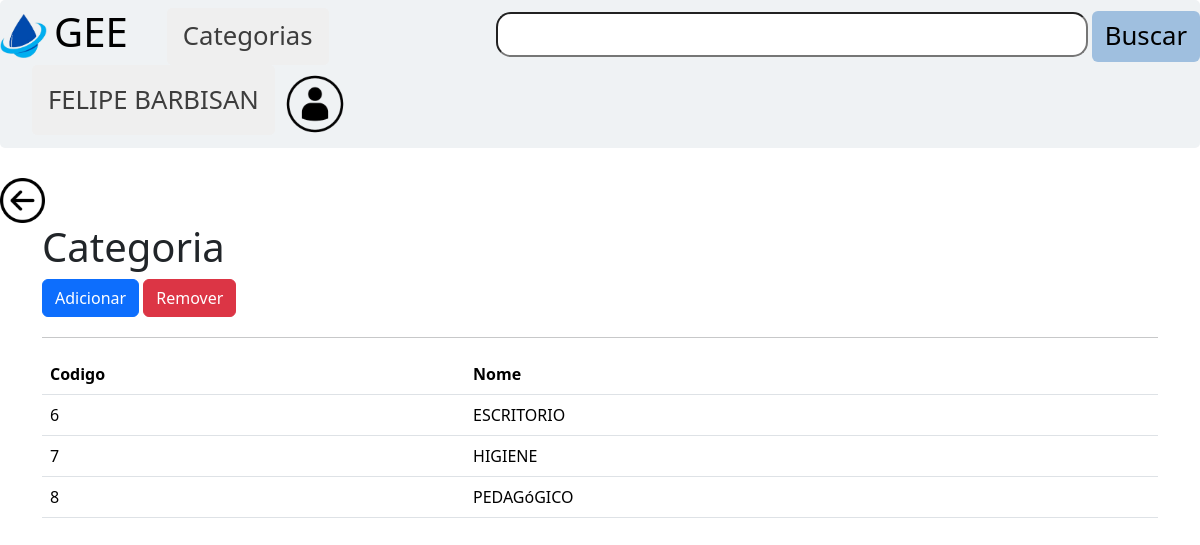
Screenshot of /pageAdm/Categoria/categoriaAdm.php (signed in) with the database file from the repository.
### tables this page shows
CREATE TABLE `categoria` (
  `cat_cod` int(11) NOT NULL,
  `cat_nome` varchar(25) NOT NULL,
  `cat_IsActive` bit(1) NOT NULL
);

### pageAdm/Categoria/categoriaAdm.php (the view, shortened to what this page needs)
<?php
include_once ("../../navBar.php");
?>
<a href='../adm.php' class="btn_voltar"> <img src="\Prj_GEE/img/seta_voltar.png" width="45em"> </a>
<div class="container">
<h1>Categoria</h1>
<a href="formInCat.php" class="btn btn-primary">Adicionar</a>
    <a href="formReCat.php" class="btn btn-danger">Remover</a>
    <body class="BodyTable">
        <div class="containerTable">
            <table class="table">
                <thead>
                    <tr>
                        <th scope="col" class="alinhamento">Codigo</th>
                    <th scope="col" class="alinhamento">Nome</th>
                </tr>
            </thead>
        <tbody>
            <?php
                    $slq = mysqli_query($conexao, "SELECT * FROM categoria");
                    while ($lista = mysqli_fetch_array($slq)) {
                        if ($lista['cat_IsActive'] == true) {
                            ?>
                            <tr>
                                <td><?php echo $lista['cat_cod']; ?></td>
                            <td><?php echo $lista['cat_nome']; ?></td>
                        </tr>
                    <?php }
                    }
                    echo "<hr> ";
                            ?>
                </tbody>
            </table>
        </div>
    </div>

### style.css (style rules this page uses)
body { font-family: "Poppins", sans-serif ; }
::placeholder { text-align: left; padding-left: 3px; font-size: 30px; }
.table { --bs-table-bg: #EFF2F4; }
th { text-align: left !important; }
td { text-align: left !important; }
.containerTable { width: 100%; text-align: center; margin-top: 20px; }
.alinhamento { text-align: left; }

### rows the page displays
categoria: cat_cod "6", cat_nome "ESCRITORIO"
categoria: cat_cod "7", cat_nome "HIGIENE"
categoria: cat_cod "8", cat_nome "PEDAGóGICO"

### other values shown
$_SESSION['nome'] "FELIPE BARBISAN"
